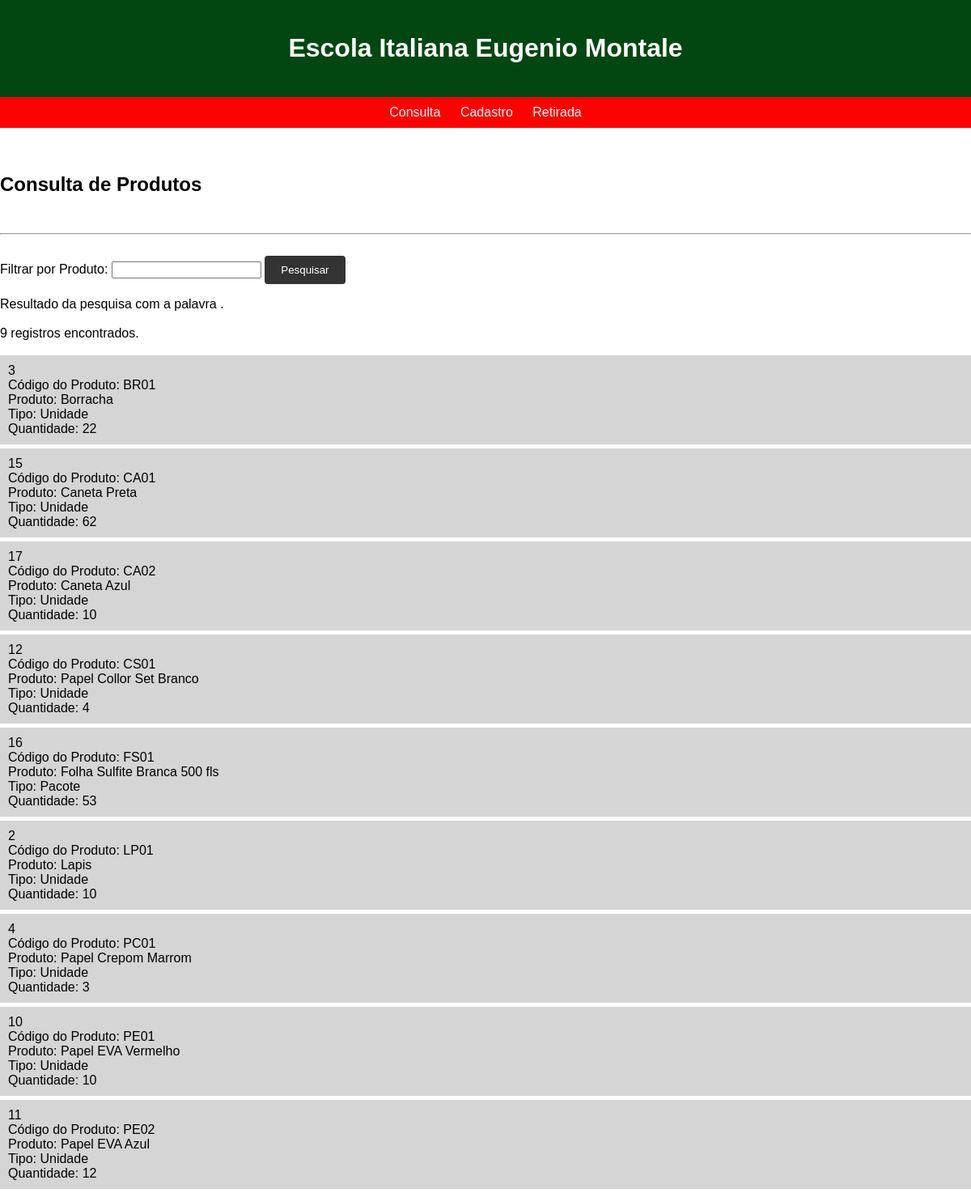
/consulta.php, run on the app's committed database.
### tables this page shows
CREATE TABLE `estoque` (
  `id` int(11) NOT NULL,
  `CodProduto` varchar(4) NOT NULL,
  `NomeProduto` varchar(70) NOT NULL,
  `Tipo` enum('Pacote','Unidade') DEFAULT NULL,
  `qtidadeProduto` int(11) NOT NULL
);

### consulta.php (the view, shortened to what this page needs)
<?php
include_once("conexao.php");
$filtro = isset($_GET['filtro'])?$_GET['filtro']:"";
$sql = "select * from estoque where NomeProduto like '%$filtro%' order by CodProduto";
$consulta = mysqli_query($conn,$sql);
$registros = mysqli_num_rows($consulta);
?>
<html lang="pt-br">
    <head>
        <link rel="stylesheet" type="text/css" href="./css/consulta.css">
    </head>
    <body>
        <header>
            <h1>Escola Italiana Eugenio Montale</h1>
        </header>
        <nav>
            <a href="consulta.php">Consulta</a>
            <a href="index.php">Cadastro</a>
            <a href="excluir.php">Retirada</a>
        </nav>
        <section><br><br>
            <h2>Consulta de Produtos</h2><br>
            <hr><br>
            <form method="get" action="">
                Filtrar por Produto: <input type="text" name="filtro" class="campo" required autofocus>
                <input type="submit" value="Pesquisar">
            </form>
        <?php
        print "Resultado da pesquisa com a palavra <strong>$filtro</strong>.<br><br>";
        print "$registros registros encontrados.";
        print "<br><br>";
        while($exibirRegistros = mysqli_fetch_array($consulta)){
            $codigo = $exibirRegistros[0];
            $CodProduto = $exibirRegistros[1];
            $NomeProduto = $exibirRegistros[2];
            $Tipo = $exibirRegistros[3];
            $qtidadeProduto = $exibirRegistros[4];
            print "<article>";
            print "$codigo<br>";
            print "Código do Produto: $CodProduto<br>";
            print "Produto: $NomeProduto<br>";
            print "Tipo: $Tipo<br>";
            print "Quantidade: $qtidadeProduto";
            print "</article>";
        }
        ?>
    </body>
</html>

### css/consulta.css (style rules this page uses)
body { font-family: Arial, sans-serif; margin: 0; padding: 0; }
header { background-color: #024711; color: #fff; padding: 20px; text-align: center; }
nav { background-color: #ff0101; padding: 10px; text-align: center; }
nav a { color: #fff; text-decoration: none; margin: 0 10px; }
article { width: 100%; box-sizing: border-box; padding: 10px; background-color: #d6d5d5; margin-bottom: 5px; }
input[type="submit"] { background-color: #333; color: #fff; padding: 10px 20px; border: none; border-radius: 4px; cursor: pointer; }

### data on the page
estoque: id "3", CodProduto "BR01", NomeProduto "Borracha", Tipo "Unidade", qtidadeProduto "22"
estoque: id "15", CodProduto "CA01", NomeProduto "Caneta Preta", Tipo "Unidade", qtidadeProduto "62"
estoque: id "17", CodProduto "CA02", NomeProduto "Caneta Azul", Tipo "Unidade", qtidadeProduto "10"
estoque: id "12", CodProduto "CS01", NomeProduto "Papel Collor Set Branco", Tipo "Unidade", qtidadeProduto "4"
estoque: id "16", CodProduto "FS01", NomeProduto "Folha Sulfite Branca 500 fls", Tipo "Pacote", qtidadeProduto "53"
estoque: id "2", CodProduto "LP01", NomeProduto "Lapis", Tipo "Unidade", qtidadeProduto "10"
estoque: id "4", CodProduto "PC01", NomeProduto "Papel Crepom Marrom", Tipo "Unidade", qtidadeProduto "3"
estoque: id "10", CodProduto "PE01", NomeProduto "Papel EVA Vermelho", Tipo "Unidade", qtidadeProduto "10"
estoque: id "11", CodProduto "PE02", NomeProduto "Papel EVA Azul", Tipo "Unidade", qtidadeProduto "12"

### other printed values
$registros "9"
